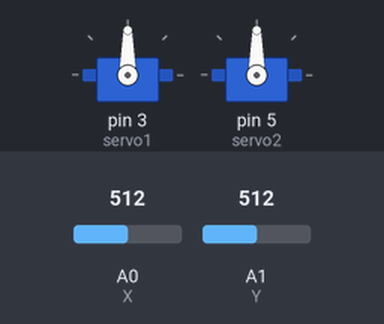
A sketch run on a simulated Arduino Uno, built with avr-gcc and run on an emulated ATmega328P. On the bench: 2 × servo. Inputs (shaded band) come from the test bench; at power-on: A0 (X) = 512, A1 (Y) = 512.

Above: at 1.2 s.
1.3 s: A0 (X) set to 716
At 2.1 s:
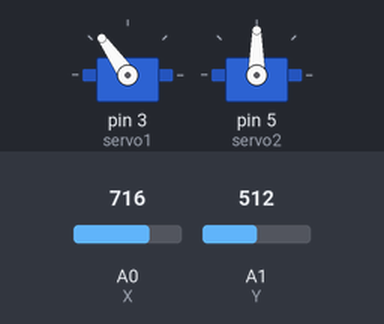
2.8 s: A1 (Y) set to 716
At 3.3 s:
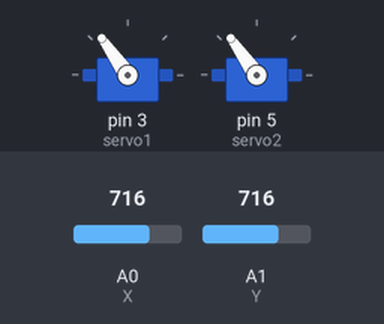
4.3 s: A0 (X) set to 900
At 5.5 s:
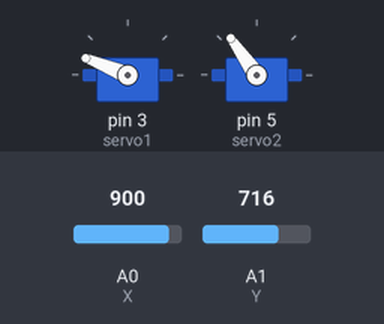
5.8 s: A1 (Y) set to 900
At 6.7 s:
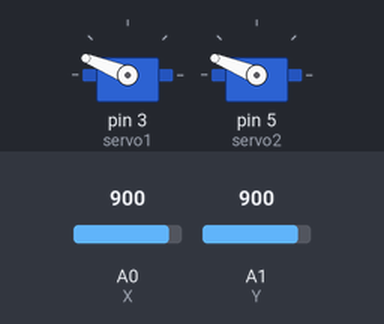
7.3 s: A0 (X) set to 1023
At 7.9 s:
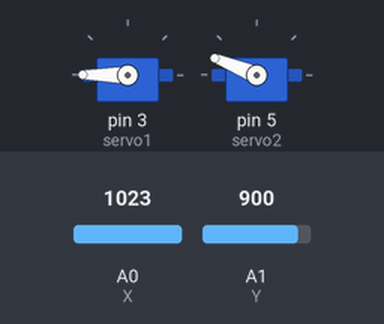
8.8 s: A1 (Y) set to 1023
At 10.2 s:
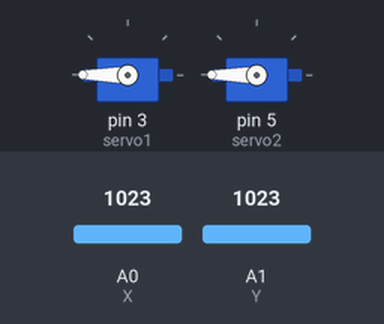
Timing chart, 0 to 11.3 s (numbered marks = the images above; inputs shaded):
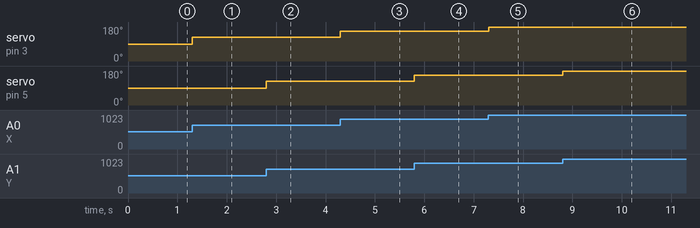

Measured:
- after the input at 1.3 s, servo on pin 3 (servo1): 90° → 125° at once
- after the input at 2.8 s, servo on pin 5 (servo2): 90° → 125° at once
- after the input at 4.3 s, servo on pin 3 (servo1): 125° → 158° at once
- after the input at 5.8 s, servo on pin 5 (servo2): 125° → 158° at once
- after the input at 7.3 s, servo on pin 3 (servo1): 158° → 180° at once
- after the input at 8.8 s, servo on pin 5 (servo2): 158° → 180° at once

The sketch:

Joystick_Servo_Controller.ino
```cpp
//Hrag Bankian
//40245363
//MIAE 215
//Arduino Project

#include <Servo.h> //includes servo objects library

Servo servo1; //declare servo
Servo servo2; //declare servo

int X = 0; //variable for joystick readings (x axis)
int Y = 1; //variable for joystick readings (y axis)
int value; //variable for joystick value

void setup()
{
  servo1.attach(3); //connects servo to pin 3
  servo2.attach(5); //connects servo to pin 5
}

void loop()
{
  //for int X (x axis)
  value = analogRead(X); //reads the value (0-1023) of the joystick
  value = map (value, 0, 1023, 0, 180); //changes the value range of the joystick from 0-1023 to 0-180
  servo1.write(value); //positions the servo based on the joystick value

//repeat same steps as above (line 19-21) for int Y (y axis)
  value = analogRead(Y);
  value = map (value, 0, 1023, 0, 180);
  servo2.write(value);
}
```
